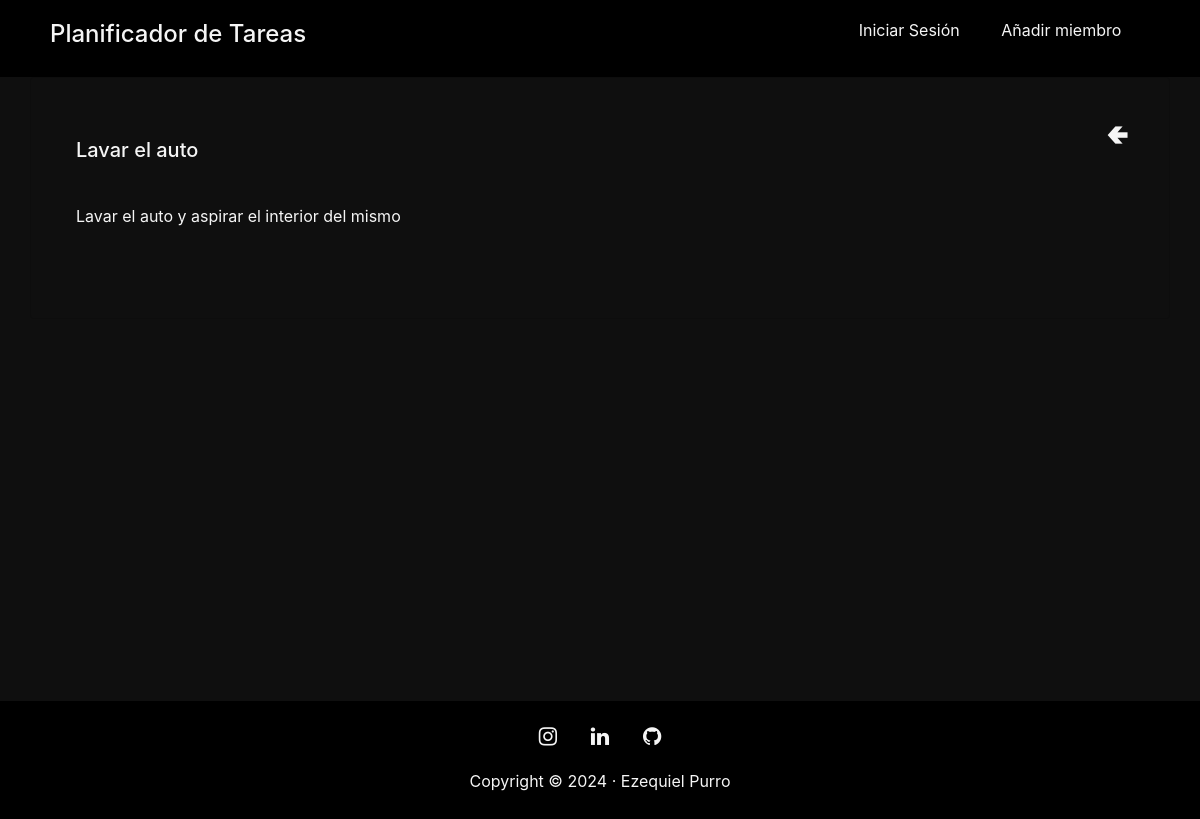
The page /tasks/detail/1/ on the database its author committed.
### tasks/models.py (models this page shows, shortened)
class Task(models.Model):
    title = models.CharField(max_length=200, verbose_name="Titulo")
    description = models.TextField(verbose_name="Descripción", null=True, blank=True)
    isDone = models.BooleanField(default=False, verbose_name="Tarea realizada")
    author = models.ForeignKey(User, verbose_name="Autor", on_delete=models.CASCADE, default="", related_name='%(class)s_author')
    target = models.ForeignKey(User, verbose_name="Destinatario", on_delete=models.CASCADE, related_name='%(class)s_target', default="")
    expiration = models.DateField(verbose_name="Fecha de expiración")
    created = models.DateTimeField(auto_now_add=True, verbose_name="Fecha de Creación")
    class Meta:
        verbose_name = "Tarea"
        verbose_name_plural = "Tareas"
        ordering = ['-created']

### tasks/views.py (the view)
# urls.py: path('detail/<int:pk>/', TaskDetail.as_view(), name="task_detail"),
class TaskDetail(DetailView):
    model = Task

### tasks/templates/tasks/task_detail.html (shortened to what this page needs)
{% extends 'core/base.html' %}
{% block content %}
    <div class="container"  style="height: 78vh;">
        <div class="row">
            <div class="card" style="width: 100%;  background-color: rgb(15, 15, 15)" >
                <div class="row">
                    <div class="col" style="padding: 40px;">
                        <div class="card-body">
                            <h5 class="card-title" style="color: whitesmoke;">{{task.title}}</h5>
                            <p class="card-text" style="padding-top: 30px; padding-bottom: 30px; color: whitesmoke;">{{task.description}}</p>
                        </div>
                    </div>
                    <div class="col" style="text-align: right;">
                        <a href="{% url 'dashboard' %}" style="color: whitesmoke; text-decoration: none;"><h3 style="padding: 40px">🢀</h3></a>
                    </div>
                </div>
            </div>
        </div>
    </div>
{% endblock %}

### rows shown on the page
Task: title "Lavar el auto", description "Lavar el auto y aspirar el interior del mismo"
